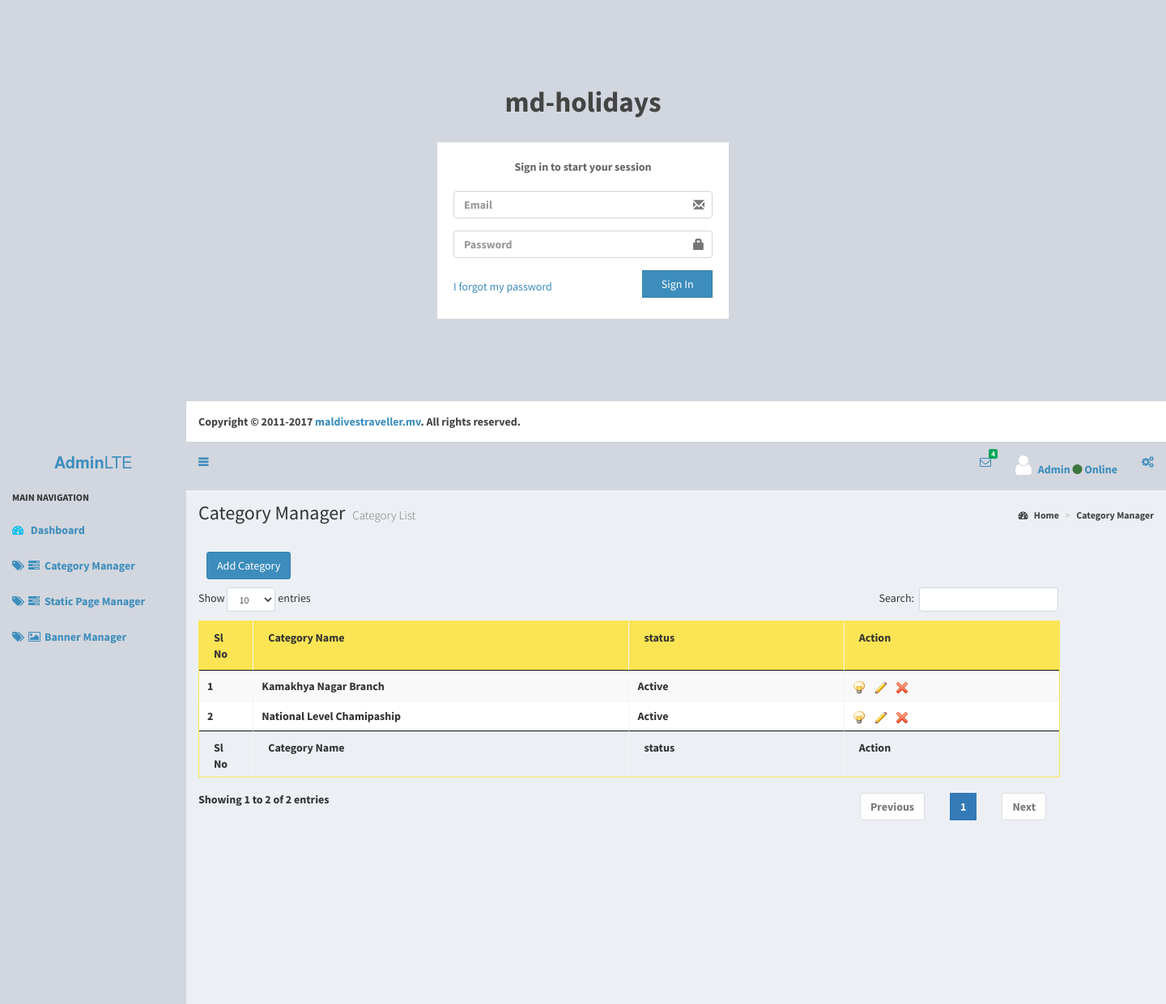
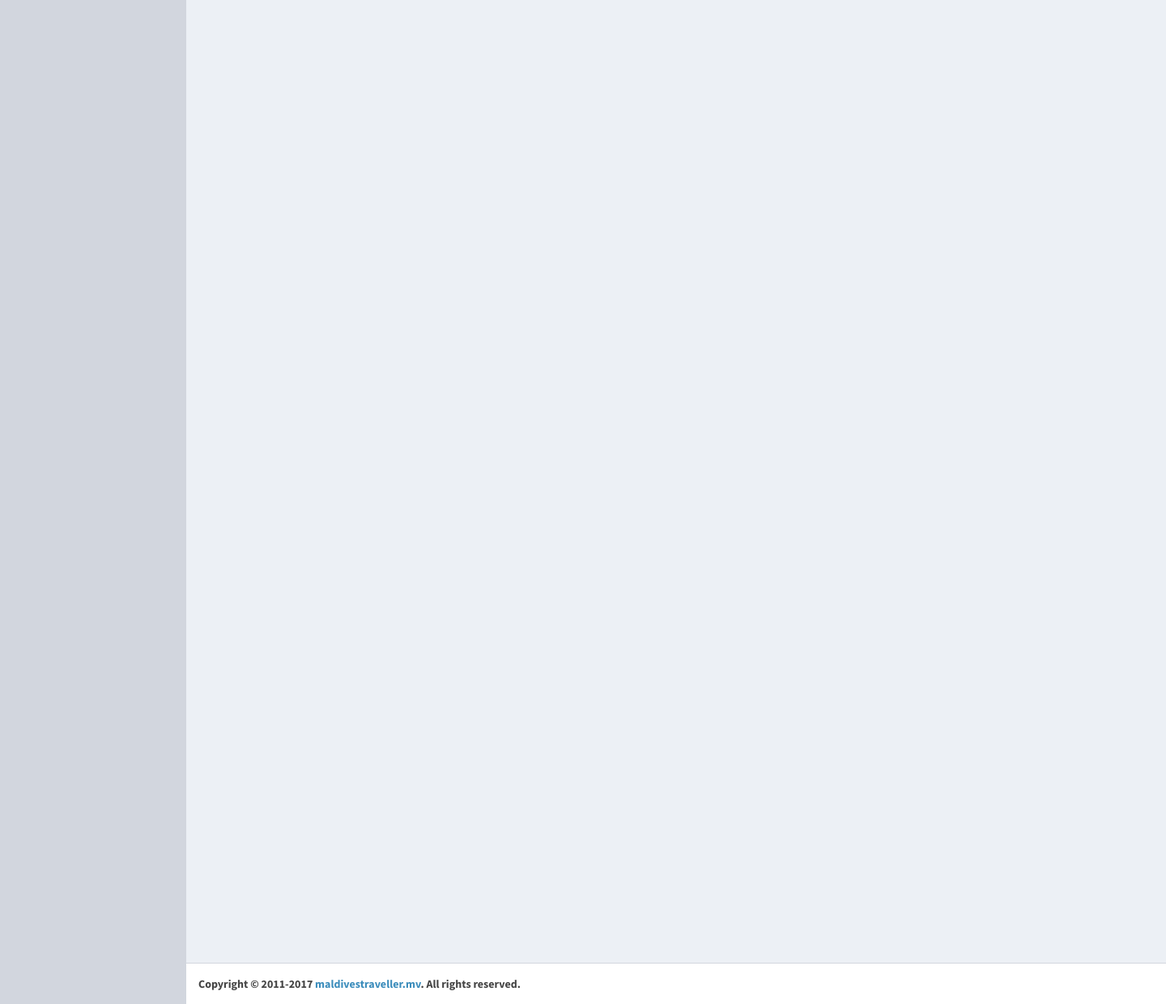
/index.php/webadmin/category, run on the app's committed database (2 pictures, top to bottom).
### tables this page shows
CREATE TABLE `category` (
  `categoryId` int(11) NOT NULL,
  `parrentCategoryId` int(11) NOT NULL,
  `categoryName` varchar(50) NOT NULL,
  `image` varchar(50) DEFAULT NULL,
  `status` tinyint(1) DEFAULT '1'
);

### application/controllers/webadmin/Category.php (called while the page is built, shortened)
<?php
class Category extends MY_Controller{
	public function __construct(){
            $this->load->model('Category_model');
	}
	public function index(){
            $this->viewlist();
	}
	public function viewlist(){
            $data=$this->_show_admin_logedin_layout();
            $data['pageTitle']="Category Manager";
            $data['pageSubtitle']="Category List";
            $data['contName']="category";
            $data['contAction']="viewlist";
            $data['contNameLabel']="Category Manager";
            $data['page_heading_start'] = $this->load->view('webadmin/page_heading_start', $data, TRUE);
            $data['DataArr']=$this->Category_model->get_all();
            $this->load->view('webadmin/category_list',$data);
	}
}

### index.php (called while the page is built, shortened)
<?php
require_once BASEPATH.'core/CodeIgniter.php';

### application/models/Category_model.php (called while the page is built, shortened)
<?php
class Category_model extends CI_Model {
	public $_table='category';
	public function get_all(){
		$this->db->select('*')->from($this->_table)->where('Status <','2');
		return $this->db->get()->result();
	}
}
?>

### application/views/webadmin/category_list.php (the view, shortened to what this page needs)
<?php echo $html_head.$body_start.$header.$left_menu.$page_heading_start;?>
<table cellspacing=5 cellpadding=5 width=90% border=0 >
  <tr>
    <td style="padding-left:50px;">&nbsp;</td>
  </tr>
  <tr>
    <td style="padding-left:10px;padding-bottom:10px;"><input type="button" name="AddBtn" id="AddBtn" value="Add Category" onclick="ShowAddAdminBox();" class="btn btn-primary"/></td>
  </tr>
  <tr>
  <td valign="top">
<table width="100%" border="0" cellspacing="0" cellpadding="0">
  <tr>
    <td>
        <table width="100%" border="0" align="center" cellpadding="1" cellspacing="1" id="ListBox" style="border:#FBE554 1px solid;" class="table table-bordered table-striped">
            <thead>
  <tr class="ListHeadingLable" bgcolor="#FBE554" height="25px;">
    <td width="5%">Sl No </td>
    <td width="35%">Category Name </td>
    <td width="20%">status</td>
    <td width="20%">Action</td>
  </tr>
  </thead>
  <tbody>
  <?php $val=0;
  if(count($DataArr)>0){
  foreach($DataArr as $InerArr){?>
  <tr class="ListTestLable" height="20px;">
    <td><?php echo $val+1;?></td>
    <td><?php echo $InerArr->categoryName;?></td>
    <td><?php echo ($InerArr->status=='1')?'Active':'Inactive';?></td>
    <td>
	<?php if($InerArr->status=='1'){$action=0;}else{$action=1;}?>
	<a href="<?php echo ADMIN_BASE_URL.'category/change_status/'.$InerArr->categoryId.'/'.$action;?>" class="AdminDashBoardLinkText"><?php if($InerArr->status=='1'){?><img src="<?php echo SiteImagesURL.'webadmin/';?>active1.png" alt="Inactive" title="Active" /><?php }else{?><img src="<?php echo SiteImagesURL.'webadmin/';?>inactive1.png" alt="Inactive" title="Inactive" /><?php }?></a>
	<a href="javascript:void(0);" onclick="ShowEditBox('<?php echo $InerArr->categoryId;?>');" class="AdminDashBoardLinkText"><img src="<?php echo SiteImagesURL.'webadmin/';?>edit.png" width="15" height="15" title="Edit"/></a>
	<a href="javascript:void(0);" onclick="AskDelete('<?php echo $InerArr->categoryId;?>');" class="AdminDashBoardLinkText"><img src="<?php echo SiteImagesURL.'webadmin/';?>delete.png" width="15" height="15" title="Delete"/></a>
	</td>
  </tr>
  <?php $val++;} ?>
  </tbody>
  <?php }else{?>
  <tr class="ListHeadingLable">
    <td colspan="6" style="text-align: center; height: 40px;"> No Report Found</td>
  </tr>
  <?php }?>
  <tfoot>
  <tr>
    <td width="5%">Sl No </td>
    <td width="35%">Category Name </td>
    <td width="20%">status</td>
    <td width="20%">Action</td>
  </tr>
  </tfoot>
</table></td>
  </tr>
  <tr>
    <td>&nbsp;</td>
  </tr>
  <tr>
    <td>&nbsp;</td>
  </tr>
</table></td>
  </tr>
</table>
<?php echo $page_heading_end.$footer;?>

### data on the page
category: categoryName "Kamakhya Nagar Branch", status "Active"
category: categoryName "National Level Chamipaship", status "Active"

### other printed values
SITE_NAME "md-holidays"
$pageTitle "Category Manager"
$pageSubtitle "Category List"
$contNameLabel "Category Manager"
